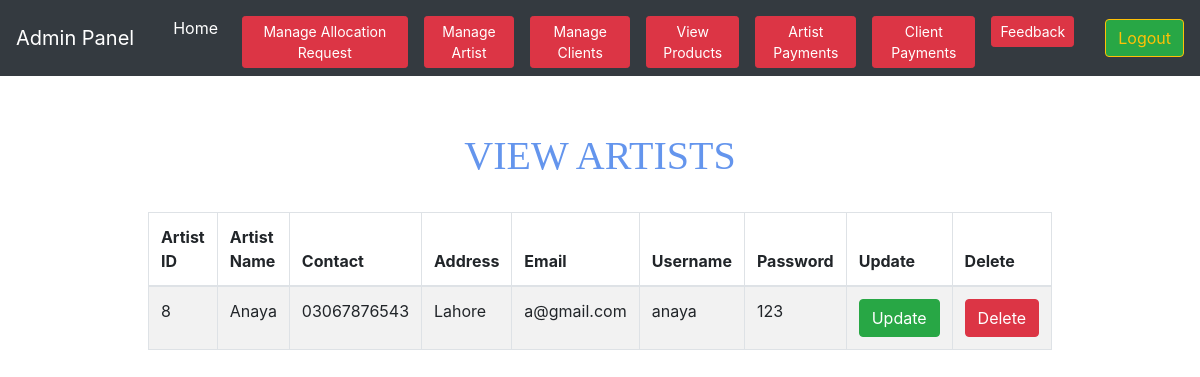
The page /admin/manageArtists.php on the database its author committed.
### tables this page shows
CREATE TABLE `artist` (
  `ArtistID` int(200) NOT NULL,
  `FullName` varchar(200) NOT NULL,
  `Contact_no` varchar(200) NOT NULL,
  `Address` varchar(200) NOT NULL,
  `Email` varchar(200) NOT NULL,
  `Username` varchar(200) NOT NULL,
  `password` varchar(200) NOT NULL
);

### admin/manageArtists.php (the view, shortened to what this page needs)
<?php
require '../database.php';
include_once('adminheader.php');
?>
<!Doctype html>
	<html>
	<head>
	</head>
<body>
<center>
	<br><br>
<h1>View Artists</h1>
<br>
<div class="table-responsive">
<table class=" table table-striped table-bordered w-75">
	<thead>
<tr>
<th>Artist ID</th>
<th>Artist Name</th>
<th>Contact</th>
<th>Address</th>
<th>Email</th>
<th>Username</th>
<th>Password</th>
<th>Update</th>
<th>Delete</th>
</tr>
</thead>
<?PHP
				$query = "SELECT * FROM artist";
			$results=mysqli_query($connection,$query);
				if($results){
				if(mysqli_num_rows($results)){
					while($row = mysqli_fetch_object($results))
					{
						$artistid = $row->ArtistID;
						$FullName = $row->FullName;
						$Contact_no = $row->Contact_no;
						$Address = $row->Address;
						$Email = $row->Email;
						$Username = $row->Username;
						$password = $row->password;
								?>
						<tbody>
						<tr>
						<td><?php echo ($artistid); ?> </td>
						<td><?php echo ($FullName); ?> </td>
						<td><?php echo ($Contact_no); ?></td>
						<td><?php echo ($Address); ?> </td>
						<td><?php echo ($Email); ?></td>
						<td><?php echo ($Username); ?></td>
						<td><?php echo ($password); ?></td>
						<td>
						<form method="post" action="updateArtist.php">
						<button class="btn btn-success" name="update">Update</button>
						</td>
						<td>
						<button class="btn btn-danger" name="delete">Delete</button>
					</td>
		</tr>
    </tbody>
						<?php
							}
					}else{ echo 'No Record available';}
				}else{ echo 'database error';}
?>
            </table>
           </div>
         </center>
      </body>
</html>

### admin/manageArtists.php (style rules this page uses)
h1 { text-align: center; text-transform: uppercase; color: cornflowerblue; margin-top: 8px; font-family: ui-sans-serif; }

### rows shown on the page
artist: ArtistID "8", FullName "Anaya", Contact_no "03067876543", Address "Lahore", Email "a@gmail.com", Username "anaya", password "123"
